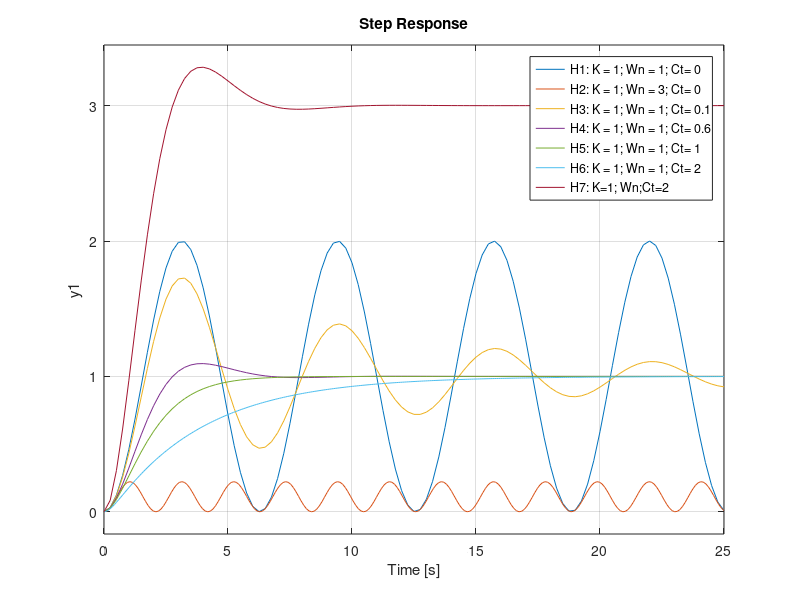

Source code (MATLAB):
close all 
clear all
clc
% input the transfer functions 

K = 1; W = 1; C = 0;   sys1 = tf(K, [1 2*C*W W^2]);
K = 1; W = 3; C = 0;   sys2 =  tf(K, [1 2*C*W W^2]);
K = 1; W = 1; C = 0.1; sys3 = tf(K, [1 2*C*W W^2]);
K = 1; W = 1; C = 0.6; sys4 = tf(K, [1 2*C*W W^2]);
K = 1; W = 1; C = 1;   sys5 = tf(K, [1 2*C*W W^2]);
K = 1; W = 1; C = 2;   sys6 = tf(K, [1 2*C*W W^2]);
K = 3; W = 1; C = 0.6; sys7 = tf(K, [1 2*C*W W^2]);
% simulate the step responses for 25 seconds
 step (sys1, sys2, sys3, sys4,sys5 ,sys6 ,sys7, 25), grid on
legend ('H1: K = 1; Wn = 1; Ct= 0', 'H2: K = 1; Wn = 3; Ct= 0', 'H3: K = 1; Wn = 1; Ct= 0.1', 'H4: K = 1; Wn = 1; Ct= 0.6', 'H5: K = 1; Wn = 1; Ct= 1', 'H6: K = 1; Wn = 1; Ct= 2','H7: K=1; Wn;Ct=2')